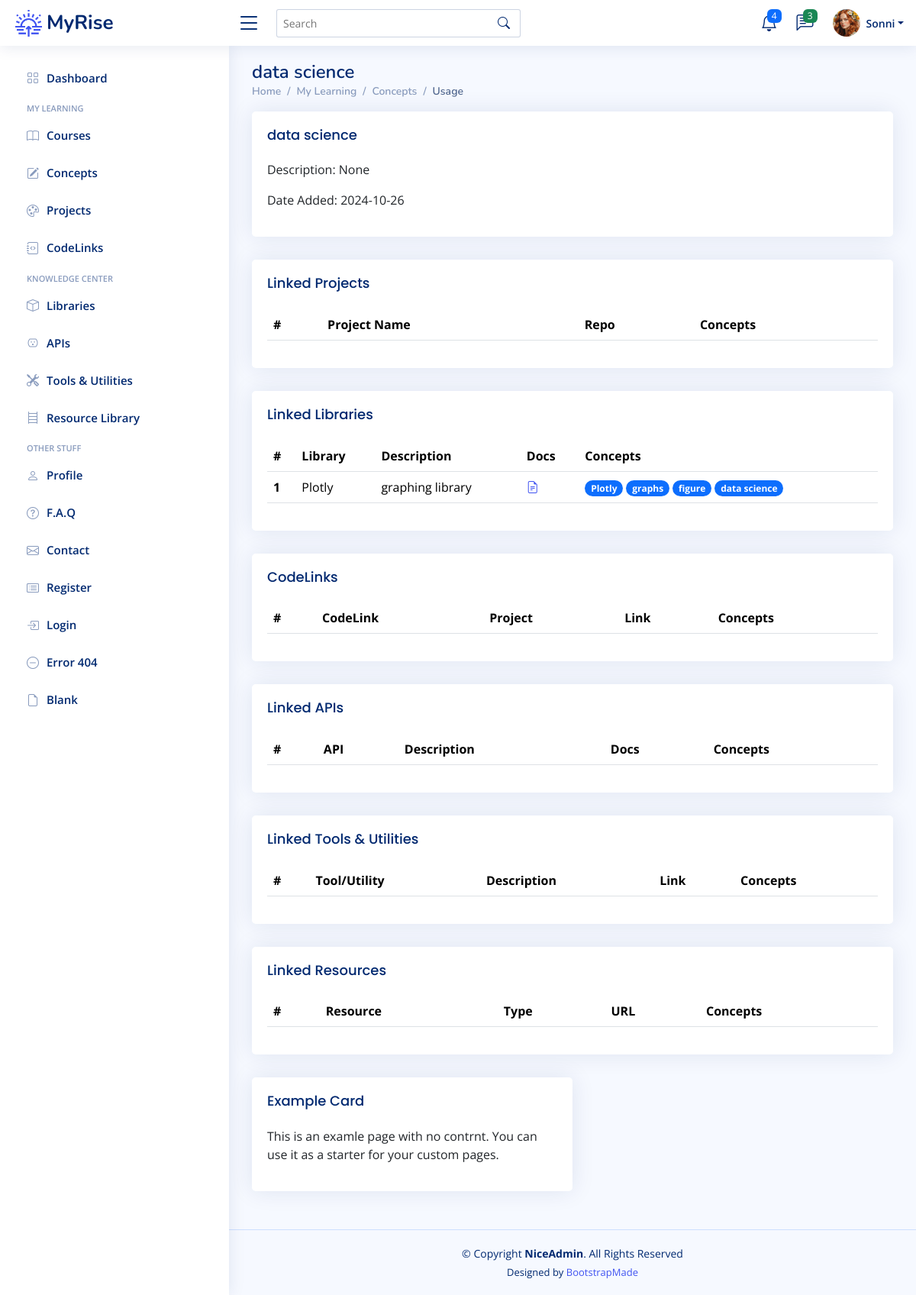
Before: /concepts/4 (signed in) with the older database file.
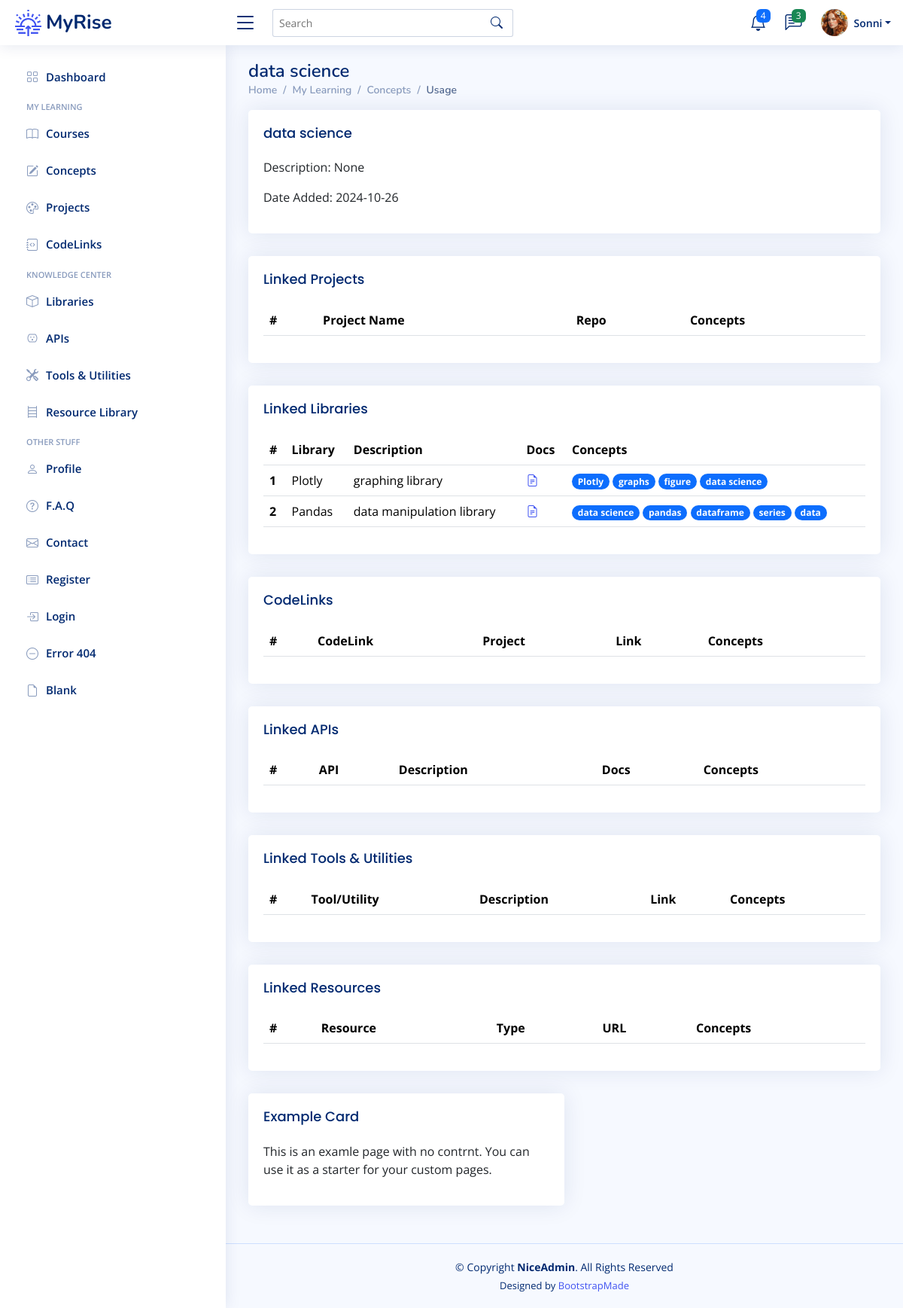
After: the same page with the newer database file.
### app/models.py (models this page shows)
class Library(db.Model):
    __tablename__ = "libraries"
    id: Mapped[int] = mapped_column(Integer, primary_key=True)
    name: Mapped[str] = mapped_column(String(100), nullable=False)
    description: Mapped[str] = mapped_column(Text, nullable=True)
    doc_link: Mapped[str] = mapped_column(String(250), nullable=True)
    date_added: Mapped[datetime.date] = mapped_column(Date, nullable=False)
    concepts: Mapped[List["Concept"]] = relationship('Concept', secondary=library_concept, backref='libraries')
    user_id: Mapped[int] = mapped_column(Integer, ForeignKey(User.id), index=True)
    user: Mapped["User"] = relationship(back_populates="libraries")

class Concept(db.Model):
    __tablename__ = "concepts"
    id: Mapped[int] = mapped_column(Integer, primary_key=True)
    concept_term: Mapped[str] = mapped_column(String(50), nullable=False)
    category: Mapped[str] = mapped_column(String(100), nullable=True)
    description: Mapped[str] = mapped_column(Text, nullable=True)
    date_added: Mapped[datetime.date] = mapped_column(Date, nullable=False)

### app/routes.py (the view)
@app.route('/concepts/<int:num>')
@login_required
def concept_detail(num):
    target_concept = db.session.execute(db.select(Concept).where(Concept.id == num)).scalar()
    libraries = [library for library in target_concept.libraries]
    projects = [project for project in target_concept.projects]
    codelinks = [codelink for codelink in target_concept.codelinks]
    apis = [api for api in target_concept.apis]
    tools = [tool for tool in target_concept.tools]
    resources = [resource for resource in target_concept.resources]
    return render_template('concept-detail.html',
                           concept=target_concept,
                           projects=projects,
                           libraries=libraries,
                           codelinks=codelinks,
                           apis=apis,
                           tools=tools,
                           resources=resources,
                           resource_badge=resource_categories,
                           concept_badge=concept_categories)

### app/models.py (called while the page is built)
@login_manager.user_loader
def load_user(user_id):
    return db.get_or_404(User, user_id)

### app/templates/concept-detail.html (shortened to what this page needs)
{% extends 'base.html' %}
{% from 'bootstrap5/form.html' import render_form %}
{% block content %}
	<main id="main" class="main">
    <div class="pagetitle">
      <h1>{{ concept.concept_term }}</h1>
      <nav>
        <ol class="breadcrumb">
          <li class="breadcrumb-item"><a href="index.html">Home</a></li>
          <li class="breadcrumb-item">My Learning</li>
          <li class="breadcrumb-item">Concepts</li>
		  <li class="breadcrumb-item active">Usage</li>
        </ol>
      </nav>
    </div>
		<div class="card">
            <div class="card-body">
              <h5 class="card-title">{{ concept.concept_term }}</h5>
					<p>Description: {{ concept.description }}</p>
					<p>Date Added: {{ concept.date_added }}</p>
				 </div>
		  </div>
	 <div class="card">
		<div class="card-body">
		  <h5 class="card-title">Linked Projects</h5>
		  <table class="table table-hover">
			<thead>
			  <tr>
			    <th scope="col">#</th>
				<th scope="col">Project Name</th>
				<th scope="col">Repo</th>
				<th scope="col">Concepts</th>
			  </tr>
			</thead>
		  </table>
		</div>
	 </div>
	 <div class="card">
		<div class="card-body">
		  <h5 class="card-title">Linked Libraries</h5>
		  <table class="table table-hover">
			<thead>
			  <tr>
			    <th scope="col">#</th>
				<th scope="col">Library</th>
			    <th scope="col">Description</th>
				<th scope="col">Docs</th>
				<th scope="col">Concepts</th>
			  </tr>
			</thead>
			<tbody>
			{% for library in libraries %}
			  <tr>
				<th scope="row">{{ library.id }}</th>
				<td>{{ library.name }}</td>
			    <td>{{ library.description }}</td>
				<td><a href="{{ library.doc_link }}" target="_blank"><i class="bi bi-file-earmark-text"></i></a></td>
				<td>{% for concept in library.concepts %} <span class="badge rounded-pill bg-primary"> {{ concept.concept_term }} </span> {% endfor %}</td>
			  </tr>
			{% endfor %}
			</tbody>
		  </table>
		</div>
	 </div>
	 <div class="card">
		<div class="card-body">
		  <h5 class="card-title">CodeLinks</h5>
		  <table class="table table-hover">
			<thead>
			  <tr>
			    <th scope="col">#</th>
				<th scope="col">CodeLink</th>
			    <th scope="col">Project</th>
				<th scope="col">Link</th>
				<th scope="col">Concepts</th>
			  </tr>
			</thead>
		  </table>
		</div>
	 </div>
	 <div class="card">
		<div class="card-body">
		  <h5 class="card-title">Linked APIs</h5>
		  <table class="table table-hover">
			<thead>
			  <tr>
			    <th scope="col">#</th>
				<th scope="col">API</th>
			    <th scope="col">Description</th>
				<th scope="col">Docs</th>
				<th scope="col">Concepts</th>
			  </tr>
			</thead>
		  </table>
		</div>
	 </div>
	 <div class="card">
		<div class="card-body">
		  <h5 class="card-title">Linked Tools & Utilities</h5>
		  <table class="table table-hover">
			<thead>
			  <tr>
			    <th scope="col">#</th>
				<th scope="col">Tool/Utility</th>
			    <th scope="col">Description</th>
				<th scope="col">Link</th>
				<th scope="col">Concepts</th>
			  </tr>
			</thead>
		  </table>
		</div>
	 </div>
	 <div class="card">
		<div class="card-body">
		  <h5 class="card-title">Linked Resources</h5>
		  <table class="table table-hover">
			<thead>
			  <tr>
			    <th scope="col">#</th>
				<th scope="col">Resource</th>
			    <th scope="col">Type</th>
				<th scope="col">URL</th>
				<th scope="col">Concepts</th>
			  </tr>
			</thead>
		  </table>
		</div>
	 </div>
    <section class="section">
        <div class="col-lg-6">
          <div class="card">
            <div class="card-body">
              <h5 class="card-title">Example Card</h5>
              <p>This is an examle page with no contrnt. You can use it as a starter for your custom pages.</p>
            </div>
          </div>
        </div>
    </section>
	</main>
{% endblock %}

Changed rows visible on the page:
added Library: id "2", name "Pandas", description "data manipulation library", Concept (concept_term "data science")
now on this page (row edited): Concept: concept_term "pandas", shown under "2"
added Concept: concept_term "dataframe", shown under "2"
added Concept: concept_term "series", shown under "2"
added Concept: concept_term "data", shown under "2"
